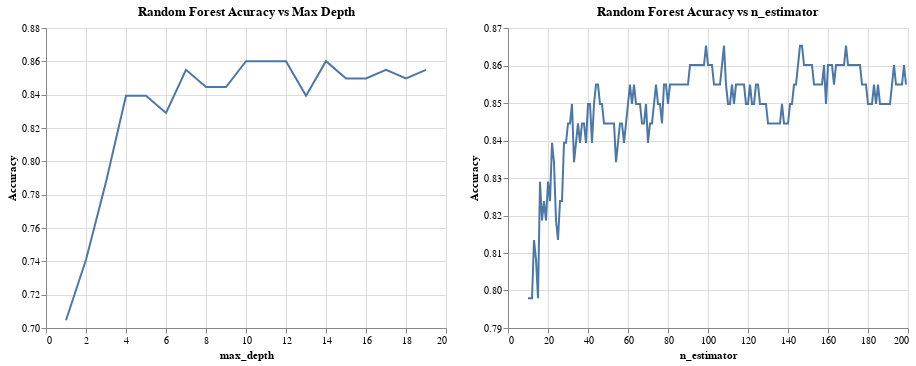

Notebook cell for this chart:
### Code cell
n_estimate = pd.DataFrame(n_estimators, columns= ["n_estimator", "Accuracy"])
estimate_chart = alt.Chart(n_estimate).mark_line().encode(
    alt.X("n_estimator", scale= alt.Scale(zero=False)),
    alt.Y("Accuracy", scale= alt.Scale(zero=False)),
    tooltip=['n_estimator', "Accuracy"]
).properties(
    title="Random Forest Acuracy vs n_estimator"
)
max_depth_chart|estimate_chart

### Figure 1 — Vega-Lite specification as saved in the notebook (floating-point values rounded to 4 significant figures; data arrays with more than 128 entries replaced by an {"elided": "..."} marker saying what was removed)
{"config": {"view": {"continuousWidth": 400, "continuousHeight": 300}}, "hconcat": [{"data": {"name": "data-a141651e381aac3ffbfe4bb7b5fda1f8"}, "mark": "line", "encoding": {"tooltip": [{"field": "max_depth", "type": "quantitative"}, {"field": "Accuracy", "type": "quantitative"}], "x": {"field": "max_depth", "scale": {"zero": false}, "type": "quantitative"}, "y": {"field": "Accuracy", "scale": {"zero": false}, "type": "quantitative"}}, "title": "Random Forest Acuracy vs Max Depth"}, {"data": {"name": "data-c7e2b2f1e8dc25a6f431ee7f762eeb2c"}, "mark": "line", "encoding": {"tooltip": [{"field": "n_estimator", "type": "quantitative"}, {"field": "Accuracy", "type": "quantitative"}], "x": {"field": "n_estimator", "scale": {"zero": false}, "type": "quantitative"}, "y": {"field": "Accuracy", "scale": {"zero": false}, "type": "quantitative"}}, "title": "Random Forest Acuracy vs n_estimator"}], "$schema": "https://vega.github.io/schema/vega-lite/v4.17.0.json", "datasets": {"data-a141651e381aac3ffbfe4bb7b5fda1f8": [{"max_depth": 1, "Accuracy": 0.7047}, {"max_depth": 2, "Accuracy": 0.7409}, {"max_depth": 3, "Accuracy": 0.7876}, {"max_depth": 4, "Accuracy": 0.8394}, {"max_depth": 5, "Accuracy": 0.8394}, {"max_depth": 6, "Accuracy": 0.829}, {"max_depth": 7, "Accuracy": 0.8549}, {"max_depth": 8, "Accuracy": 0.8446}, {"max_depth": 9, "Accuracy": 0.8446}, {"max_depth": 10, "Accuracy": 0.8601}, {"max_depth": 11, "Accuracy": 0.8601}, {"max_depth": 12, "Accuracy": 0.8601}, {"max_depth": 13, "Accuracy": 0.8394}, {"max_depth": 14, "Accuracy": 0.8601}, {"max_depth": 15, "Accuracy": 0.8497}, {"max_depth": 16, "Accuracy": 0.8497}, {"max_depth": 17, "Accuracy": 0.8549}, {"max_depth": 18, "Accuracy": 0.8497}, {"max_depth": 19, "Accuracy": 0.8549}], "data-c7e2b2f1e8dc25a6f431ee7f762eeb2c": {"elided": "190 records"}}}
